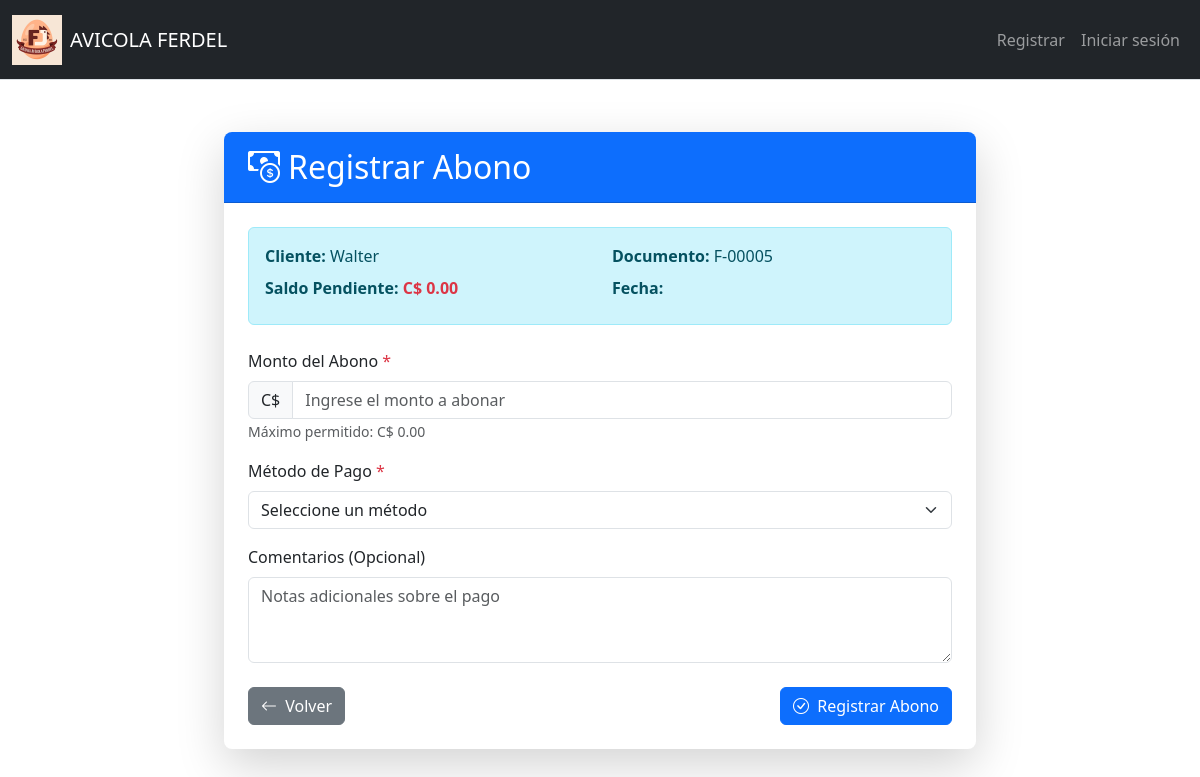
/registrar_cobro/5, run on an earlier commit of the app's database.
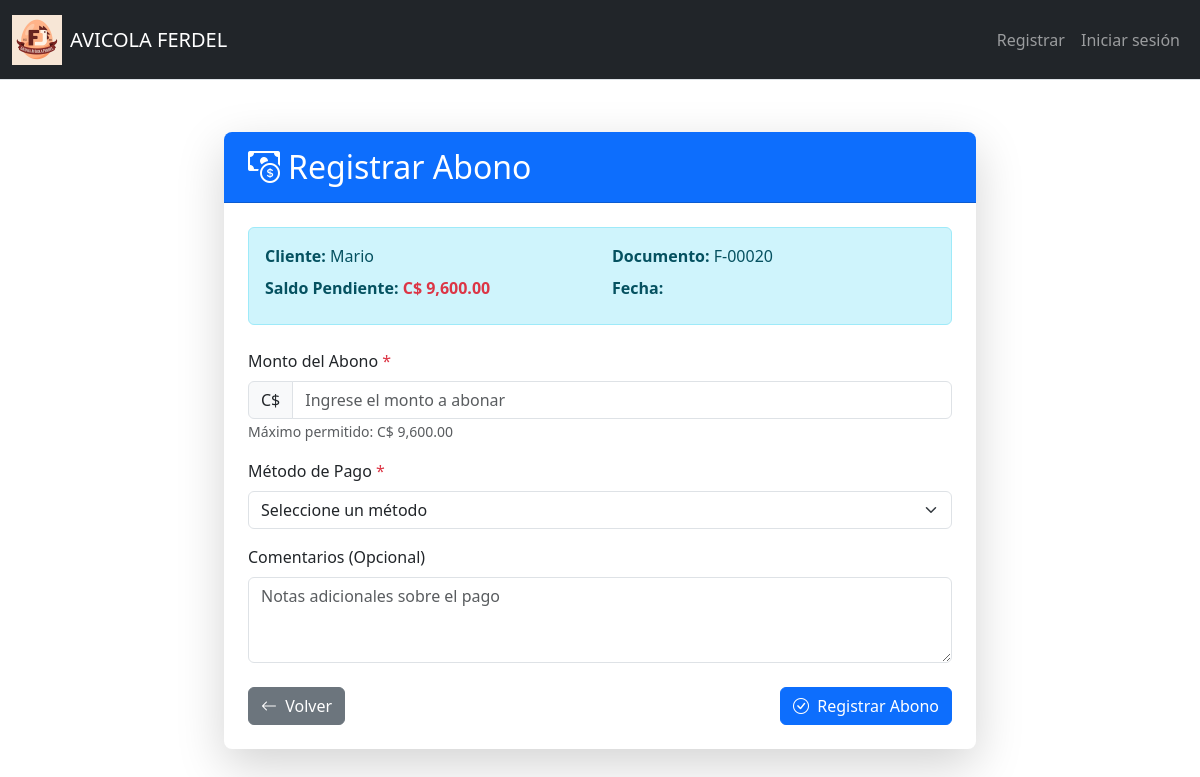
And on a later commit of the database.
### tables this page shows
CREATE TABLE Clientes (
    ID_Cliente INTEGER PRIMARY KEY AUTOINCREMENT,
    Nombre TEXT NOT NULL,
    Telefono TEXT,
    Direccion TEXT,
    RUC_CEDULA TEXT
);

CREATE TABLE "Detalle_Cuentas_Por_Cobrar" (
    ID_Movimiento INTEGER PRIMARY KEY AUTOINCREMENT,
    Fecha DATE,
    ID_Cliente INTEGER NOT NULL,
    Num_Documento TEXT,
    Observacion TEXT,
    Fecha_Vencimiento DATE,
    Tipo_Movimiento INTEGER,
    Monto_Movimiento NUMERIC,
    IVA NUMERIC,
    Retencion NUMERIC,
    ID_Empresa INTEGER,
    FOREIGN KEY (ID_Cliente) REFERENCES Clientes(ID_Cliente),
    FOREIGN KEY (ID_Empresa) REFERENCES Empresa(ID_Empresa)
);

### app.py (the view)
@app.route("/registrar_cobro/<int:id_movimiento>", methods=["GET", "POST"])
def registrar_cobro(id_movimiento):
    if request.method == "POST":
        try:
            monto = float(request.form.get("monto", 0))
            metodo_pago_id = int(request.form.get("metodo_pago"))
            comentarios = request.form.get("comentarios", "").strip()
            if monto <= 0:
                flash("❌ El monto debe ser mayor a cero", "danger")
                return redirect(url_for("registrar_cobro", id_movimiento=id_movimiento))
            cuenta = db.execute("""
                SELECT Monto_Movimiento FROM Detalle_Cuentas_Por_Cobrar
                WHERE ID_Movimiento = ?
            """, id_movimiento)
            if not cuenta:
                flash("❌ La cuenta por cobrar no existe", "danger")
                return redirect(url_for("cobros"))
            saldo_actual = cuenta[0]["Monto_Movimiento"]
            if monto > saldo_actual:
                flash(f"❌ El monto excede el saldo pendiente (${saldo_actual:.2f})", "danger")
                return redirect(url_for("registrar_cobro", id_movimiento=id_movimiento))
            metodo = db.execute("""
                SELECT ID_MetodoPago FROM Metodos_Pago
                WHERE ID_MetodoPago = ?
            """, metodo_pago_id)
            if not metodo:
                flash("❌ Método de pago no válido", "danger")
                return redirect(url_for("registrar_cobro", id_movimiento=id_movimiento))
            db.execute("""
                INSERT INTO Pagos_CuentasCobrar
                (ID_Movimiento, Fecha, Monto, ID_MetodoPago, Comentarios)
                VALUES (?, datetime('now'), ?, ?, ?)
            """, id_movimiento, monto, metodo_pago_id, comentarios)
            db.execute("""
                UPDATE Detalle_Cuentas_Por_Cobrar
                SET Monto_Movimiento = Monto_Movimiento - ?
                WHERE ID_Movimiento = ?
            """, monto, id_movimiento)
            flash("✅ Pago registrado correctamente", "success")
            return redirect(url_for("historial_pagos", id_movimiento=id_movimiento))
        except ValueError:
            flash("❌ Datos del formulario no válidos", "danger")
            return redirect(url_for("registrar_cobro", id_movimiento=id_movimiento))
        except Exception as e:
            flash(f"❌ Error al procesar el pago: {str(e)}", "danger")
            return redirect(url_for("registrar_cobro", id_movimiento=id_movimiento))
    else:  # GET
        try:
            cuenta = db.execute("""
                SELECT dcc.ID_Movimiento,
                       dcc.Num_Documento,
                       dcc.Monto_Movimiento,
                       c.Nombre AS Cliente,
                       dcc.Fecha_Vencimiento
                FROM Detalle_Cuentas_Por_Cobrar dcc
                JOIN Clientes c ON dcc.ID_Cliente = c.ID_Cliente
                WHERE dcc.ID_Movimiento = ?
            """, id_movimiento)[0]
            metodos = db.execute("""
                SELECT ID_MetodoPago, Nombre
                FROM Metodos_Pago
                WHERE Nombre != 'Cancelación Manual'
                ORDER BY Nombre
            """)
            return render_template("registrar_cobro.html",
                                 cuenta=cuenta,
                                 metodos=metodos)
        except IndexError:
            flash("❌ Cuenta por cobrar no encontrada", "danger")
            return redirect(url_for("cobros"))
        except Exception as e:
            flash(f"❌ Error al cargar el formulario: {str(e)}", "danger")
            return redirect(url_for("cobros"))

### Templates/registrar_cobro.html (shortened to what this page needs)
{% extends "layout.html" %}
{% block main %}
<div class="container-fluid my-3">
    <div class="card shadow-lg">
        <div class="card-header">
            <h2 class="mb-0">
                <i class="bi bi-cash-coin me-2"></i>Registrar Abono
            </h2>
        </div>
        <div class="card-body">
            <div class="alert alert-info mb-4">
                <div class="row">
                    <div class="col-md-6 mb-2">
                        <strong>Cliente:</strong> {{ cuenta.Cliente }}
                    </div>
                    <div class="col-md-6 mb-2">
                        <strong>Documento:</strong> {{ cuenta.Num_Documento }}
                    </div>
                </div>
                <div class="row">
                    <div class="col-md-6 mb-2">
                        <strong>Saldo Pendiente:</strong>
                        <span class="text-danger fw-bold">
                            C$ {{ "{:,.2f}".format(cuenta.Monto_Movimiento) }}
                        </span>
                    </div>
                    <div class="col-md-6 mb-2">
                        <strong>Fecha:</strong> {{ fecha_actual }}
                    </div>
                </div>
            </div>
            <form method="POST" action="{{ url_for('registrar_cobro', id_movimiento=cuenta.ID_Movimiento) }}">
                <div class="mb-3">
                    <label for="monto" class="form-label required-field">Monto del Abono</label>
                    <div class="input-group">
                        <span class="input-group-text">C$</span>
                        <input type="number" class="form-control" id="monto" name="monto"
                               step="0.01" min="0.01" max="{{ cuenta.Monto_Movimiento }}"
                               placeholder="Ingrese el monto a abonar" required>
                    </div>
                    <small class="text-muted">Máximo permitido: C$ {{ "{:,.2f}".format(cuenta.Monto_Movimiento) }}</small>
                </div>
                <div class="mb-3">
                    <label for="metodo_pago" class="form-label required-field">Método de Pago</label>
                    <select class="form-select" id="metodo_pago" name="metodo_pago" required
                            onchange="mostrarCamposAdicionales(this.value)">
                        <option value="" selected disabled>Seleccione un método</option>
                    </select>
                </div>
                <div class="mb-3">
                    <label for="comentarios" class="form-label">Comentarios (Opcional)</label>
                    <textarea class="form-control" id="comentarios" name="comentarios"
                              rows="3" placeholder="Notas adicionales sobre el pago"></textarea>
                </div>
                <div class="d-flex justify-content-between mt-4">
                    <a href="{{ url_for('cobros') }}" class="btn btn-secondary">
                        <i class="bi bi-arrow-left me-1"></i> Volver
                    </a>
                    <button type="submit" class="btn btn-primary btn-submit">
                        <i class="bi bi-check-circle me-1"></i> Registrar Abono
                    </button>
                </div>
            </form>
        </div>
    </div>
</div>
{% endblock %}

What changed in the data, as far as the page shows it:
no longer on this page (row unchanged): Clientes: Cliente "Walter"
no longer on this page (row edited): Detalle_Cuentas_Por_Cobrar: Num_Documento "F-00005", Monto_Movimiento "0.00"
now on this page (row unchanged): Clientes: Cliente "Mario"
now on this page (row edited): Detalle_Cuentas_Por_Cobrar: Num_Documento "F-00020", Monto_Movimiento "9,600.00"
